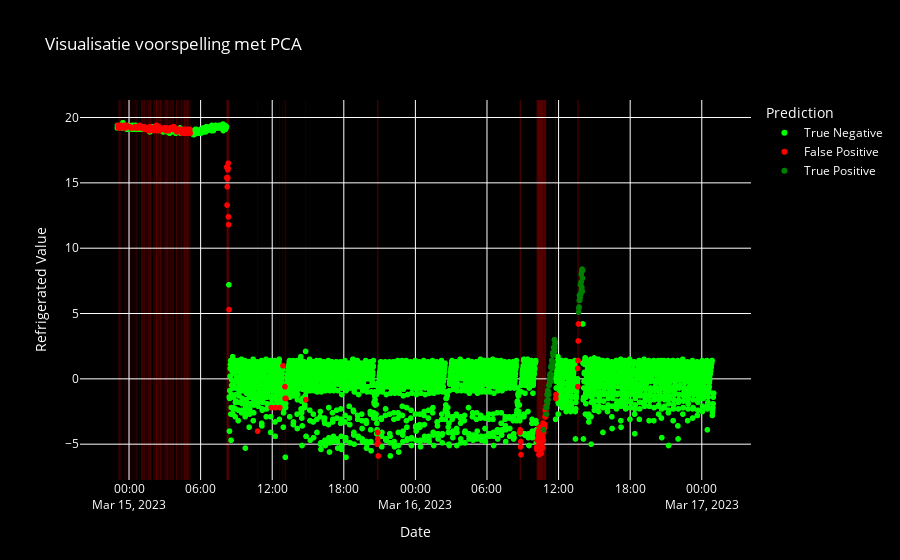

Notebook code cell kept with this figure:
### Code cell
fig = px.scatter(
    freezer3000,
    x=freezer3000.index,
    y='Refrigerated',
    color='Prediction',
    color_discrete_map=color_map,
    labels={'x': 'Date', 'Refrigerated': 'Refrigerated Value'},
    title='Visualisatie voorspelling met PCA'
)

for ts in freezer3000[(freezer3000['Prediction'] == 'False Positive') | (freezer3000['Prediction'] == 'False Negative')].index:
    fig.add_vrect(
        x0=ts - pd.Timedelta(minutes=1),
        x1=ts + pd.Timedelta(minutes=1),
        fillcolor="red",
        opacity=0.2,
        line_width=0,
        layer="below"
    )

fig.update_layout(
    plot_bgcolor='black',  
    paper_bgcolor='black',
    font_color='white',     
)

fig.update_xaxes(
    showgrid=True,
    gridcolor='white',
    zeroline=False
)

fig.update_yaxes(
    showgrid=True,
    gridcolor='white',
    zeroline=False
)
fig.show()
